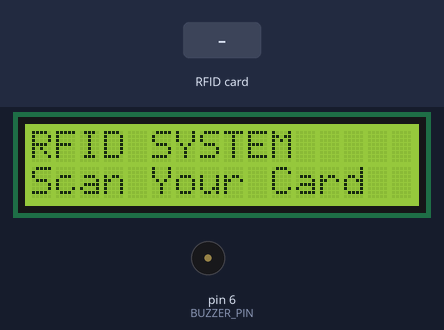
Bench run of a sketch on a simulated Arduino Uno, built with avr-gcc and run on an emulated ATmega328P. On the bench: 16×2 character LCD, buzzer (waves = sounding). The inputs (shaded band) are chosen by the test bench. What the sketch prints to the serial monitor is not drawn.

Above: at 1.3 s.
1.4 s: RFID card 5E 7A 19 C4 held to the reader
At 1.51 s:
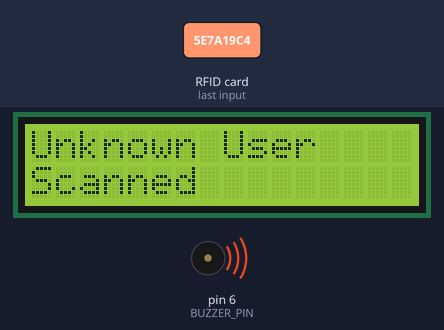
At 3.1 s:
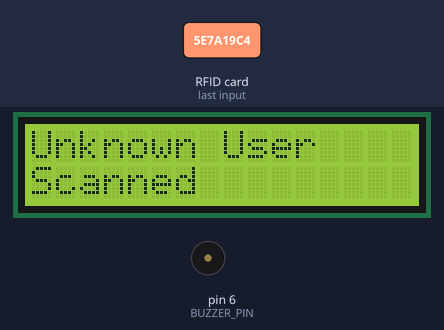
3.4 s: RFID card D7 DF 49 A2 held to the reader
At 7.1 s:
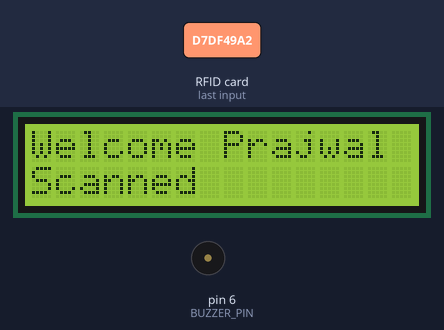
Timing chart, 0 to 8.6 s (numbered marks = the images above; inputs shaded):
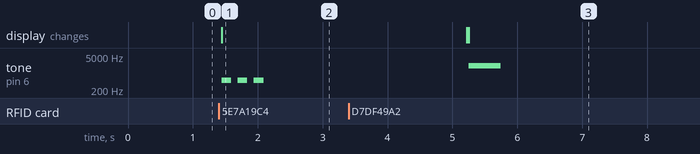

Measured:
- after the input at 1.4 s, tone on pin 6 (BUZZER_PIN): alternates 500 Hz for 0.15 s and silent for 0.10 s, 6 changes in all, then stays silent, starting at once; the display: changes at once (image 1)
- after the input at 3.4 s, tone on pin 6 (BUZZER_PIN): silent → 2000 Hz after 1.8 s, → silent 0.50 s later; the display: first differs from a run without the input after 1.8 s (image 3)

The sketch:

rfid_access_control.ino
```cpp
#include <SPI.h>
#include <MFRC522.h>
#include <Wire.h>
#include <hd44780.h>
#include <hd44780ioClass/hd44780_I2Cexp.h>

// Pin configuration
#define SS_PIN 10
#define RST_PIN 9
#define BUZZER_PIN 6

// RFID reader
MFRC522 rfid(SS_PIN, RST_PIN);

// I2C LCD
hd44780_I2Cexp lcd;

// Authorized card UID: D7 DF 49 A2
byte authorizedUID[] = {
  0xD7, 0xDF, 0x49, 0xA2
};

const byte authorizedUIDSize = 4;

// LCD dimensions
const int LCD_COLS = 16;
const int LCD_ROWS = 2;

// Check whether the card is authorized
bool isAuthorized() {

  if (rfid.uid.size != authorizedUIDSize) {
    return false;
  }

  for (byte i = 0; i < authorizedUIDSize; i++) {

    if (rfid.uid.uidByte[i] != authorizedUID[i]) {
      return false;
    }
  }

  return true;
}

// Print UID in Serial Monitor
void printCardUID() {

  Serial.print("Card UID: ");

  for (byte i = 0; i < rfid.uid.size; i++) {

    if (rfid.uid.uidByte[i] < 0x10) {
      Serial.print("0");
    }

    Serial.print(rfid.uid.uidByte[i], HEX);

    if (i < rfid.uid.size - 1) {
      Serial.print(" ");
    }
  }

  Serial.println();
}

// Authorized: one long beep
void accessGrantedSound() {

  tone(BUZZER_PIN, 2000);
  delay(500);
  noTone(BUZZER_PIN);
}

// Unauthorized: three short beeps
void accessDeniedSound() {

  for (byte i = 0; i < 3; i++) {

    tone(BUZZER_PIN, 500);
    delay(150);

    noTone(BUZZER_PIN);
    delay(100);
  }
}

// Display welcome message
void showWelcome() {

  lcd.clear();

  lcd.setCursor(0, 0);
  lcd.print("Welcome Prajwal");

  lcd.setCursor(0, 1);
  lcd.print("Scanned");

  accessGrantedSound();
}

// Display unknown user message
void showUnknownUser() {

  lcd.clear();

  lcd.setCursor(0, 0);
  lcd.print("Unknown User");

  lcd.setCursor(0, 1);
  lcd.print("Scanned");

  accessDeniedSound();
}

// Return to the home screen
void showHomeScreen() {

  lcd.clear();

  lcd.setCursor(0, 0);
  lcd.print("RFID SYSTEM");

  lcd.setCursor(0, 1);
  lcd.print("Scan Your Card");
}

void setup() {

  Serial.begin(9600);

  // Initialize buzzer
  pinMode(BUZZER_PIN, OUTPUT);
  digitalWrite(BUZZER_PIN, LOW);

  // Initialize RFID
  SPI.begin();
  rfid.PCD_Init();

  // Initialize LCD
  Wire.begin();

  int lcdStatus = lcd.begin(LCD_COLS, LCD_ROWS);

  if (lcdStatus) {
    Serial.print("LCD initialization failed. Error: ");
    Serial.println(lcdStatus);

    while (true) {
      delay(100);
    }
  }

  lcd.backlight();

  showHomeScreen();

  Serial.println("========================");
  Serial.println(" RFID ACCESS CONTROL");
  Serial.println("========================");
  Serial.println("System Ready");
  Serial.println("Scan your RFID card");
}

void loop() {

  // Detect a new RFID card
  if (!rfid.PICC_IsNewCardPresent()) {
    return;
  }

  // Read the card UID
  if (!rfid.PICC_ReadCardSerial()) {
    return;
  }

  printCardUID();

  // Check authorization
  if (isAuthorized()) {

    Serial.println("ACCESS GRANTED");

    showWelcome();

  } else {

    Serial.println("ACCESS DENIED");

    showUnknownUser();
  }

  // Stop communication with the card
  rfid.PICC_HaltA();
  rfid.PCD_StopCrypto1();

  // Display result for 3 seconds
  delay(3000);

  showHomeScreen();

  Serial.println("Scan your card again");
}
```
